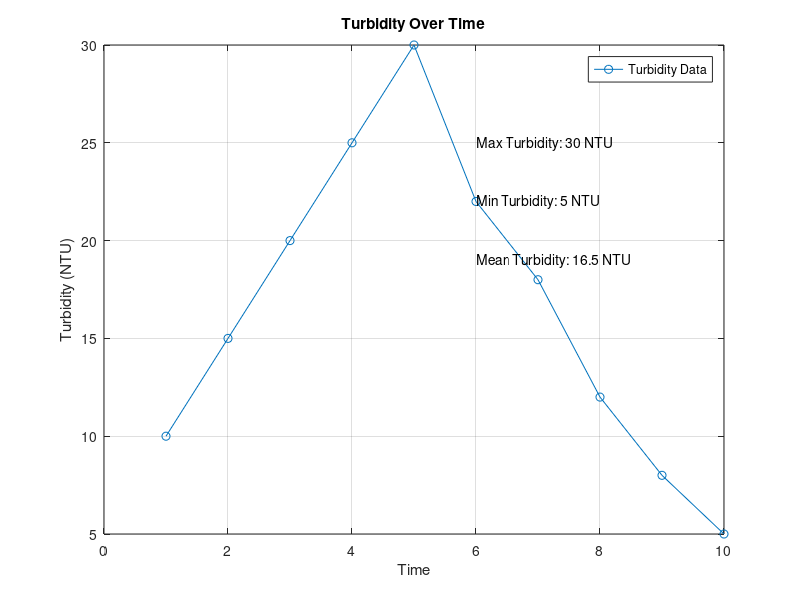

MATLAB code to generate this figure:
% Sample turbidity data
time = [1, 2, 3, 4, 5, 6, 7, 8, 9, 10]; % Time points
turbidity_values = [10, 15, 20, 25, 30, 22, 18, 12, 8, 5]; % Turbidity values in NTU

% Calculate turbidity values
mean_turbidity = mean(turbidity_values);
max_turbidity = max(turbidity_values);
min_turbidity = min(turbidity_values);

% Display calculated values
disp(['Mean Turbidity: ', num2str(mean_turbidity), ' NTU']);
disp(['Max Turbidity: ', num2str(max_turbidity), ' NTU']);
disp(['Min Turbidity: ', num2str(min_turbidity), ' NTU']);

% Plot the turbidity values
figure;
plot(time, turbidity_values, 'o-');
title('Turbidity Over Time');
xlabel('Time');
ylabel('Turbidity (NTU)');
grid on;

% Add legend and annotations
legend('Turbidity Data');
text(6, 25, ['Max Turbidity: ', num2str(max_turbidity), ' NTU']);
text(6, 22, ['Min Turbidity: ', num2str(min_turbidity), ' NTU']);
text(6, 19, ['Mean Turbidity: ', num2str(mean_turbidity), ' NTU']);

% Save the plot as an image
saveas(gcf, 'turbidity_plot.png');

